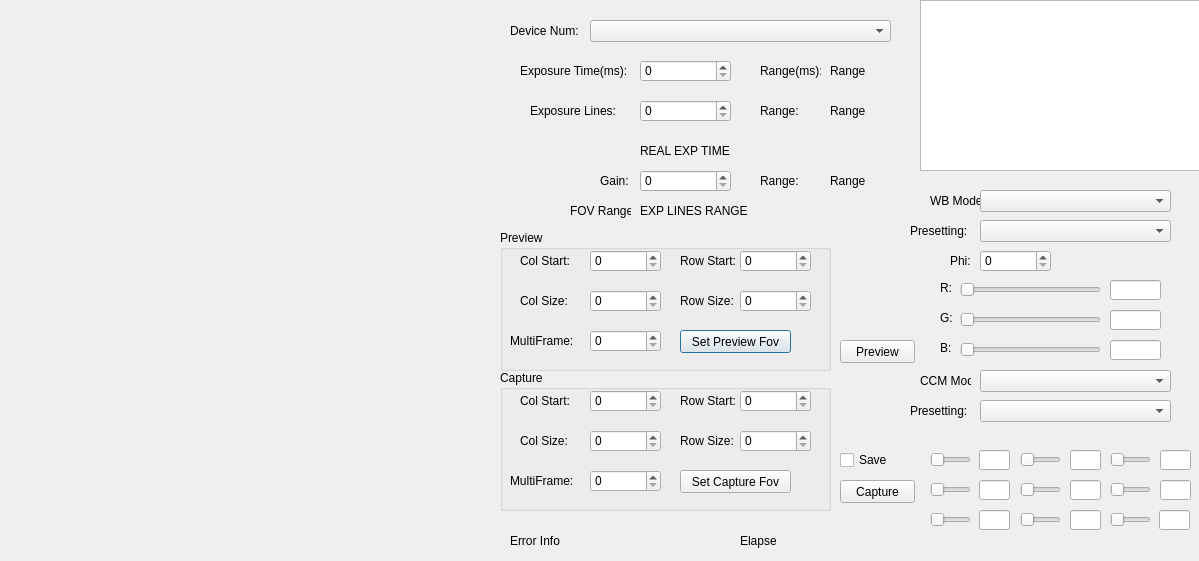
<?xml version="1.0" encoding="UTF-8"?>
<ui version="4.0">
 <class>KSJDemoQT_Matrix</class>
 <widget class="QDialog" name="KSJDemoQT_Matrix">
  <property name="geometry">
   <rect>
    <x>0</x>
    <y>0</y>
    <width>1199</width>
    <height>561</height>
   </rect>
  </property>
  <property name="windowTitle">
   <string>KSJDemoQT</string>
  </property>
  <widget class="QWidget" name="PREVIEWWND_Widget" native="true">
   <property name="geometry">
    <rect>
     <x>-10</x>
     <y>0</y>
     <width>501</width>
     <height>561</height>
    </rect>
   </property>
  </widget>
  <widget class="QLabel" name="DEVICENUM_Label">
   <property name="geometry">
    <rect>
     <x>510</x>
     <y>20</y>
     <width>71</width>
     <height>21</height>
    </rect>
   </property>
   <property name="text">
    <string>Device Num:</string>
   </property>
  </widget>
  <widget class="QComboBox" name="DEVICE_LIST_ComboBox">
   <property name="geometry">
    <rect>
     <x>590</x>
     <y>20</y>
     <width>301</width>
     <height>22</height>
    </rect>
   </property>
  </widget>
  <widget class="QSpinBox" name="ExposureLinesSpinBox">
   <property name="geometry">
    <rect>
     <x>640</x>
     <y>100</y>
     <width>91</width>
     <height>22</height>
    </rect>
   </property>
  </widget>
  <widget class="QSpinBox" name="GainSpinBox">
   <property name="geometry">
    <rect>
     <x>640</x>
     <y>170</y>
     <width>91</width>
     <height>22</height>
    </rect>
   </property>
  </widget>
  <widget class="QLabel" name="label_6">
   <property name="geometry">
    <rect>
     <x>600</x>
     <y>170</y>
     <width>41</width>
     <height>21</height>
    </rect>
   </property>
   <property name="text">
    <string>Gain:</string>
   </property>
  </widget>
  <widget class="QLabel" name="label_7">
   <property name="geometry">
    <rect>
     <x>520</x>
     <y>60</y>
     <width>111</width>
     <height>21</height>
    </rect>
   </property>
   <property name="text">
    <string>Exposure Time(ms):</string>
   </property>
  </widget>
  <widget class="QLabel" name="label_8">
   <property name="geometry">
    <rect>
     <x>530</x>
     <y>100</y>
     <width>91</width>
     <height>21</height>
    </rect>
   </property>
   <property name="text">
    <string>Exposure Lines:</string>
   </property>
  </widget>
  <widget class="QSpinBox" name="ExposureTimeSpinBox">
   <property name="geometry">
    <rect>
     <x>640</x>
     <y>60</y>
     <width>91</width>
     <height>22</height>
    </rect>
   </property>
  </widget>
  <widget class="QLabel" name="label_9">
   <property name="geometry">
    <rect>
     <x>760</x>
     <y>60</y>
     <width>61</width>
     <height>21</height>
    </rect>
   </property>
   <property name="text">
    <string>Range(ms):</string>
   </property>
  </widget>
  <widget class="QLabel" name="label_10">
   <property name="geometry">
    <rect>
     <x>760</x>
     <y>100</y>
     <width>41</width>
     <height>21</height>
    </rect>
   </property>
   <property name="text">
    <string>Range:</string>
   </property>
  </widget>
  <widget class="QLabel" name="label_11">
   <property name="geometry">
    <rect>
     <x>760</x>
     <y>170</y>
     <width>41</width>
     <height>21</height>
    </rect>
   </property>
   <property name="text">
    <string>Range:</string>
   </property>
  </widget>
  <widget class="QLabel" name="EXPOSURE_TIME_RANGE_Label">
   <property name="geometry">
    <rect>
     <x>830</x>
     <y>60</y>
     <width>71</width>
     <height>21</height>
    </rect>
   </property>
   <property name="text">
    <string>Range</string>
   </property>
  </widget>
  <widget class="QLabel" name="EXPOSURE_LINES_RANGE_Label">
   <property name="geometry">
    <rect>
     <x>830</x>
     <y>100</y>
     <width>71</width>
     <height>21</height>
    </rect>
   </property>
   <property name="text">
    <string>Range</string>
   </property>
  </widget>
  <widget class="QLabel" name="GAIN_RANGE_Label">
   <property name="geometry">
    <rect>
     <x>830</x>
     <y>170</y>
     <width>71</width>
     <height>21</height>
    </rect>
   </property>
   <property name="text">
    <string>Range</string>
   </property>
  </widget>
  <widget class="QLabel" name="EXPOSURE_TIME_REAL_Label">
   <property name="geometry">
    <rect>
     <x>640</x>
     <y>140</y>
     <width>201</width>
     <height>21</height>
    </rect>
   </property>
   <property name="text">
    <string>REAL EXP TIME</string>
   </property>
  </widget>
  <widget class="QLabel" name="FOV_RANGE_Label">
   <property name="geometry">
    <rect>
     <x>640</x>
     <y>200</y>
     <width>201</width>
     <height>21</height>
    </rect>
   </property>
   <property name="text">
    <string>EXP LINES RANGE</string>
   </property>
  </widget>
  <widget class="QLabel" name="label_12">
   <property name="geometry">
    <rect>
     <x>570</x>
     <y>200</y>
     <width>61</width>
     <height>21</height>
    </rect>
   </property>
   <property name="text">
    <string>FOV Range:</string>
   </property>
  </widget>
  <widget class="QGroupBox" name="groupBox">
   <property name="geometry">
    <rect>
     <x>500</x>
     <y>230</y>
     <width>331</width>
     <height>141</height>
    </rect>
   </property>
   <property name="title">
    <string>Preview</string>
   </property>
   <widget class="QLabel" name="label">
    <property name="geometry">
     <rect>
      <x>20</x>
      <y>20</y>
      <width>61</width>
      <height>21</height>
     </rect>
    </property>
    <property name="text">
     <string>Col Start:</string>
    </property>
   </widget>
   <widget class="QLabel" name="label_2">
    <property name="geometry">
     <rect>
      <x>180</x>
      <y>20</y>
      <width>61</width>
      <height>21</height>
     </rect>
    </property>
    <property name="text">
     <string>Row Start:</string>
    </property>
   </widget>
   <widget class="QLabel" name="label_3">
    <property name="geometry">
     <rect>
      <x>20</x>
      <y>60</y>
      <width>61</width>
      <height>21</height>
     </rect>
    </property>
    <property name="text">
     <string>Col Size:</string>
    </property>
   </widget>
   <widget class="QLabel" name="label_4">
    <property name="geometry">
     <rect>
      <x>180</x>
      <y>60</y>
      <width>61</width>
      <height>21</height>
     </rect>
    </property>
    <property name="text">
     <string>Row Size:</string>
    </property>
   </widget>
   <widget class="QLabel" name="label_5">
    <property name="geometry">
     <rect>
      <x>10</x>
      <y>100</y>
      <width>71</width>
      <height>21</height>
     </rect>
    </property>
    <property name="text">
     <string>MultiFrame:</string>
    </property>
   </widget>
   <widget class="QPushButton" name="SetPreviewFovButton">
    <property name="geometry">
     <rect>
      <x>180</x>
      <y>100</y>
      <width>111</width>
      <height>23</height>
     </rect>
    </property>
    <property name="text">
     <string>Set Preview Fov</string>
    </property>
   </widget>
   <widget class="QSpinBox" name="PreviewColStartSpinBox">
    <property name="geometry">
     <rect>
      <x>90</x>
      <y>20</y>
      <width>71</width>
      <height>22</height>
     </rect>
    </property>
   </widget>
   <widget class="QSpinBox" name="PreviewColSizeSpinBox">
    <property name="geometry">
     <rect>
      <x>90</x>
      <y>60</y>
      <width>71</width>
      <height>22</height>
     </rect>
    </property>
   </widget>
   <widget class="QSpinBox" name="PreviewRowStartSpinBox">
    <property name="geometry">
     <rect>
      <x>240</x>
      <y>20</y>
      <width>71</width>
      <height>22</height>
     </rect>
    </property>
   </widget>
   <widget class="QSpinBox" name="PreviewRowSizeSpinBox">
    <property name="geometry">
     <rect>
      <x>240</x>
      <y>60</y>
      <width>71</width>
      <height>22</height>
     </rect>
    </property>
   </widget>
   <widget class="QSpinBox" name="PreviewMultiFrameSpinBox">
    <property name="geometry">
     <rect>
      <x>90</x>
      <y>100</y>
      <width>71</width>
      <height>22</height>
     </rect>
    </property>
   </widget>
  </widget>
  <widget class="QGroupBox" name="groupBox_2">
   <property name="geometry">
    <rect>
     <x>500</x>
     <y>370</y>
     <width>331</width>
     <height>141</height>
    </rect>
   </property>
   <property name="title">
    <string>Capture</string>
   </property>
   <widget class="QLabel" name="label_18">
    <property name="geometry">
     <rect>
      <x>20</x>
      <y>20</y>
      <width>61</width>
      <height>21</height>
     </rect>
    </property>
    <property name="text">
     <string>Col Start:</string>
    </property>
   </widget>
   <widget class="QLabel" name="label_19">
    <property name="geometry">
     <rect>
      <x>180</x>
      <y>20</y>
      <width>61</width>
      <height>21</height>
     </rect>
    </property>
    <property name="text">
     <string>Row Start:</string>
    </property>
   </widget>
   <widget class="QLabel" name="label_20">
    <property name="geometry">
     <rect>
      <x>20</x>
      <y>60</y>
      <width>61</width>
      <height>21</height>
     </rect>
    </property>
    <property name="text">
     <string>Col Size:</string>
    </property>
   </widget>
   <widget class="QLabel" name="label_21">
    <property name="geometry">
     <rect>
      <x>180</x>
      <y>60</y>
      <width>61</width>
      <height>21</height>
     </rect>
    </property>
    <property name="text">
     <string>Row Size:</string>
    </property>
   </widget>
   <widget class="QLabel" name="label_22">
    <property name="geometry">
     <rect>
      <x>10</x>
      <y>100</y>
      <width>71</width>
      <height>21</height>
     </rect>
    </property>
    <property name="text">
     <string>MultiFrame:</string>
    </property>
   </widget>
   <widget class="QPushButton" name="SetCaptureFovButton">
    <property name="geometry">
     <rect>
      <x>180</x>
      <y>100</y>
      <width>111</width>
      <height>23</height>
     </rect>
    </property>
    <property name="text">
     <string>Set Capture Fov</string>
    </property>
   </widget>
   <widget class="QSpinBox" name="CaptureColStartSpinBox">
    <property name="geometry">
     <rect>
      <x>90</x>
      <y>20</y>
      <width>71</width>
      <height>22</height>
     </rect>
    </property>
   </widget>
   <widget class="QSpinBox" name="CaptureColSizeSpinBox">
    <property name="geometry">
     <rect>
      <x>90</x>
      <y>60</y>
      <width>71</width>
      <height>22</height>
     </rect>
    </property>
   </widget>
   <widget class="QSpinBox" name="CaptureRowStartSpinBox">
    <property name="geometry">
     <rect>
      <x>240</x>
      <y>20</y>
      <width>71</width>
      <height>22</height>
     </rect>
    </property>
   </widget>
   <widget class="QSpinBox" name="CaptureRowSizeSpinBox">
    <property name="geometry">
     <rect>
      <x>240</x>
      <y>60</y>
      <width>71</width>
      <height>22</height>
     </rect>
    </property>
   </widget>
   <widget class="QSpinBox" name="CaptureMultiFrameSpinBox">
    <property name="geometry">
     <rect>
      <x>90</x>
      <y>100</y>
      <width>71</width>
      <height>22</height>
     </rect>
    </property>
   </widget>
  </widget>
  <widget class="QPushButton" name="PreviewButton">
   <property name="geometry">
    <rect>
     <x>840</x>
     <y>340</y>
     <width>75</width>
     <height>23</height>
    </rect>
   </property>
   <property name="text">
    <string>Preview</string>
   </property>
  </widget>
  <widget class="QPushButton" name="CaptureButton">
   <property name="geometry">
    <rect>
     <x>840</x>
     <y>480</y>
     <width>75</width>
     <height>23</height>
    </rect>
   </property>
   <property name="text">
    <string>Capture</string>
   </property>
  </widget>
  <widget class="QLabel" name="ERROR_INFO_Label">
   <property name="geometry">
    <rect>
     <x>510</x>
     <y>530</y>
     <width>201</width>
     <height>21</height>
    </rect>
   </property>
   <property name="text">
    <string>Error Info</string>
   </property>
  </widget>
  <widget class="QLabel" name="ELAPSE_TIME_Label">
   <property name="geometry">
    <rect>
     <x>740</x>
     <y>530</y>
     <width>121</width>
     <height>21</height>
    </rect>
   </property>
   <property name="text">
    <string>Elapse</string>
   </property>
  </widget>
  <widget class="QTableWidget" name="FunctionTableWidget">
   <property name="geometry">
    <rect>
     <x>920</x>
     <y>0</y>
     <width>311</width>
     <height>171</height>
    </rect>
   </property>
  </widget>
  <widget class="QCheckBox" name="SaveCheckBox">
   <property name="geometry">
    <rect>
     <x>840</x>
     <y>450</y>
     <width>71</width>
     <height>20</height>
    </rect>
   </property>
   <property name="text">
    <string>Save</string>
   </property>
  </widget>
  <widget class="QLabel" name="DEVICENUM_Label_2">
   <property name="geometry">
    <rect>
     <x>930</x>
     <y>190</y>
     <width>51</width>
     <height>21</height>
    </rect>
   </property>
   <property name="text">
    <string>WB Mode:</string>
   </property>
  </widget>
  <widget class="QComboBox" name="WBComboBox">
   <property name="geometry">
    <rect>
     <x>980</x>
     <y>190</y>
     <width>191</width>
     <height>22</height>
    </rect>
   </property>
  </widget>
  <widget class="QComboBox" name="PresettingComboBox">
   <property name="geometry">
    <rect>
     <x>980</x>
     <y>220</y>
     <width>191</width>
     <height>22</height>
    </rect>
   </property>
  </widget>
  <widget class="QLabel" name="DEVICENUM_Label_3">
   <property name="geometry">
    <rect>
     <x>910</x>
     <y>220</y>
     <width>71</width>
     <height>21</height>
    </rect>
   </property>
   <property name="text">
    <string>Presetting:</string>
   </property>
  </widget>
  <widget class="QLabel" name="label_13">
   <property name="geometry">
    <rect>
     <x>950</x>
     <y>250</y>
     <width>31</width>
     <height>21</height>
    </rect>
   </property>
   <property name="text">
    <string>Phi:</string>
   </property>
  </widget>
  <widget class="QSpinBox" name="PhiSpinBox">
   <property name="geometry">
    <rect>
     <x>980</x>
     <y>250</y>
     <width>71</width>
     <height>22</height>
    </rect>
   </property>
  </widget>
  <widget class="QSlider" name="RSlider">
   <property name="geometry">
    <rect>
     <x>960</x>
     <y>280</y>
     <width>141</width>
     <height>20</height>
    </rect>
   </property>
   <property name="orientation">
    <enum>Qt::Horizontal</enum>
   </property>
  </widget>
  <widget class="QLabel" name="label_14">
   <property name="geometry">
    <rect>
     <x>940</x>
     <y>280</y>
     <width>16</width>
     <height>16</height>
    </rect>
   </property>
   <property name="text">
    <string>R:</string>
   </property>
  </widget>
  <widget class="QLineEdit" name="REdit">
   <property name="geometry">
    <rect>
     <x>1110</x>
     <y>280</y>
     <width>51</width>
     <height>20</height>
    </rect>
   </property>
   <property name="readOnly">
    <bool>true</bool>
   </property>
  </widget>
  <widget class="QSlider" name="GSlider">
   <property name="geometry">
    <rect>
     <x>960</x>
     <y>310</y>
     <width>141</width>
     <height>20</height>
    </rect>
   </property>
   <property name="orientation">
    <enum>Qt::Horizontal</enum>
   </property>
  </widget>
  <widget class="QLabel" name="label_15">
   <property name="geometry">
    <rect>
     <x>940</x>
     <y>310</y>
     <width>16</width>
     <height>16</height>
    </rect>
   </property>
   <property name="text">
    <string>G:</string>
   </property>
  </widget>
  <widget class="QLineEdit" name="GEdit">
   <property name="geometry">
    <rect>
     <x>1110</x>
     <y>310</y>
     <width>51</width>
     <height>20</height>
    </rect>
   </property>
   <property name="readOnly">
    <bool>true</bool>
   </property>
  </widget>
  <widget class="QSlider" name="BSlider">
   <property name="geometry">
    <rect>
     <x>960</x>
     <y>340</y>
     <width>141</width>
     <height>20</height>
    </rect>
   </property>
   <property name="orientation">
    <enum>Qt::Horizontal</enum>
   </property>
  </widget>
  <widget class="QLabel" name="label_16">
   <property name="geometry">
    <rect>
     <x>940</x>
     <y>340</y>
     <width>16</width>
     <height>16</height>
    </rect>
   </property>
   <property name="text">
    <string>B:</string>
   </property>
  </widget>
  <widget class="QLineEdit" name="BEdit">
   <property name="geometry">
    <rect>
     <x>1110</x>
     <y>340</y>
     <width>51</width>
     <height>20</height>
    </rect>
   </property>
   <property name="readOnly">
    <bool>true</bool>
   </property>
  </widget>
  <widget class="QComboBox" name="CCMComboBox">
   <property name="geometry">
    <rect>
     <x>980</x>
     <y>370</y>
     <width>191</width>
     <height>22</height>
    </rect>
   </property>
  </widget>
  <widget class="QLabel" name="DEVICENUM_Label_4">
   <property name="geometry">
    <rect>
     <x>920</x>
     <y>370</y>
     <width>51</width>
     <height>21</height>
    </rect>
   </property>
   <property name="text">
    <string>CCM Mode:</string>
   </property>
  </widget>
  <widget class="QComboBox" name="CCMPresettingComboBox">
   <property name="geometry">
    <rect>
     <x>980</x>
     <y>400</y>
     <width>191</width>
     <height>22</height>
    </rect>
   </property>
  </widget>
  <widget class="QLabel" name="DEVICENUM_Label_5">
   <property name="geometry">
    <rect>
     <x>910</x>
     <y>400</y>
     <width>71</width>
     <height>21</height>
    </rect>
   </property>
   <property name="text">
    <string>Presetting:</string>
   </property>
  </widget>
  <widget class="QSlider" name="GSlider00">
   <property name="geometry">
    <rect>
     <x>930</x>
     <y>450</y>
     <width>41</width>
     <height>20</height>
    </rect>
   </property>
   <property name="orientation">
    <enum>Qt::Horizontal</enum>
   </property>
  </widget>
  <widget class="QLineEdit" name="GEdit00">
   <property name="geometry">
    <rect>
     <x>979</x>
     <y>450</y>
     <width>31</width>
     <height>20</height>
    </rect>
   </property>
   <property name="readOnly">
    <bool>true</bool>
   </property>
  </widget>
  <widget class="QLineEdit" name="GEdit01">
   <property name="geometry">
    <rect>
     <x>1070</x>
     <y>450</y>
     <width>31</width>
     <height>20</height>
    </rect>
   </property>
   <property name="readOnly">
    <bool>true</bool>
   </property>
  </widget>
  <widget class="QSlider" name="GSlider01">
   <property name="geometry">
    <rect>
     <x>1020</x>
     <y>450</y>
     <width>41</width>
     <height>20</height>
    </rect>
   </property>
   <property name="orientation">
    <enum>Qt::Horizontal</enum>
   </property>
  </widget>
  <widget class="QLineEdit" name="GEdit02">
   <property name="geometry">
    <rect>
     <x>1160</x>
     <y>450</y>
     <width>31</width>
     <height>20</height>
    </rect>
   </property>
   <property name="readOnly">
    <bool>true</bool>
   </property>
  </widget>
  <widget class="QSlider" name="GSlider02">
   <property name="geometry">
    <rect>
     <x>1110</x>
     <y>450</y>
     <width>41</width>
     <height>20</height>
    </rect>
   </property>
   <property name="orientation">
    <enum>Qt::Horizontal</enum>
   </property>
  </widget>
  <widget class="QSlider" name="GSlider12">
   <property name="geometry">
    <rect>
     <x>1110</x>
     <y>480</y>
     <width>41</width>
     <height>20</height>
    </rect>
   </property>
   <property name="orientation">
    <enum>Qt::Horizontal</enum>
   </property>
  </widget>
  <widget class="QLineEdit" name="GEdit10">
   <property name="geometry">
    <rect>
     <x>979</x>
     <y>480</y>
     <width>31</width>
     <height>20</height>
    </rect>
   </property>
   <property name="readOnly">
    <bool>true</bool>
   </property>
  </widget>
  <widget class="QSlider" name="GSlider10">
   <property name="geometry">
    <rect>
     <x>930</x>
     <y>480</y>
     <width>41</width>
     <height>20</height>
    </rect>
   </property>
   <property name="orientation">
    <enum>Qt::Horizontal</enum>
   </property>
  </widget>
  <widget class="QSlider" name="GSlider11">
   <property name="geometry">
    <rect>
     <x>1020</x>
     <y>480</y>
     <width>41</width>
     <height>20</height>
    </rect>
   </property>
   <property name="orientation">
    <enum>Qt::Horizontal</enum>
   </property>
  </widget>
  <widget class="QLineEdit" name="GEdit11">
   <property name="geometry">
    <rect>
     <x>1070</x>
     <y>480</y>
     <width>31</width>
     <height>20</height>
    </rect>
   </property>
   <property name="readOnly">
    <bool>true</bool>
   </property>
  </widget>
  <widget class="QLineEdit" name="GEdit12">
   <property name="geometry">
    <rect>
     <x>1160</x>
     <y>480</y>
     <width>31</width>
     <height>20</height>
    </rect>
   </property>
   <property name="readOnly">
    <bool>true</bool>
   </property>
  </widget>
  <widget class="QLineEdit" name="GEdit20">
   <property name="geometry">
    <rect>
     <x>979</x>
     <y>510</y>
     <width>31</width>
     <height>20</height>
    </rect>
   </property>
   <property name="readOnly">
    <bool>true</bool>
   </property>
  </widget>
  <widget class="QSlider" name="GSlider20">
   <property name="geometry">
    <rect>
     <x>930</x>
     <y>510</y>
     <width>41</width>
     <height>20</height>
    </rect>
   </property>
   <property name="orientation">
    <enum>Qt::Horizontal</enum>
   </property>
  </widget>
  <widget class="QLineEdit" name="GEdit21">
   <property name="geometry">
    <rect>
     <x>1070</x>
     <y>510</y>
     <width>31</width>
     <height>20</height>
    </rect>
   </property>
   <property name="readOnly">
    <bool>true</bool>
   </property>
  </widget>
  <widget class="QSlider" name="GSlider22">
   <property name="geometry">
    <rect>
     <x>1110</x>
     <y>510</y>
     <width>41</width>
     <height>20</height>
    </rect>
   </property>
   <property name="orientation">
    <enum>Qt::Horizontal</enum>
   </property>
  </widget>
  <widget class="QLineEdit" name="GEdit22">
   <property name="geometry">
    <rect>
     <x>1159</x>
     <y>510</y>
     <width>31</width>
     <height>20</height>
    </rect>
   </property>
   <property name="readOnly">
    <bool>true</bool>
   </property>
  </widget>
  <widget class="QSlider" name="GSlider21">
   <property name="geometry">
    <rect>
     <x>1020</x>
     <y>510</y>
     <width>41</width>
     <height>20</height>
    </rect>
   </property>
   <property name="orientation">
    <enum>Qt::Horizontal</enum>
   </property>
  </widget>
 </widget>
 <resources/>
 <connections/>
</ui>
